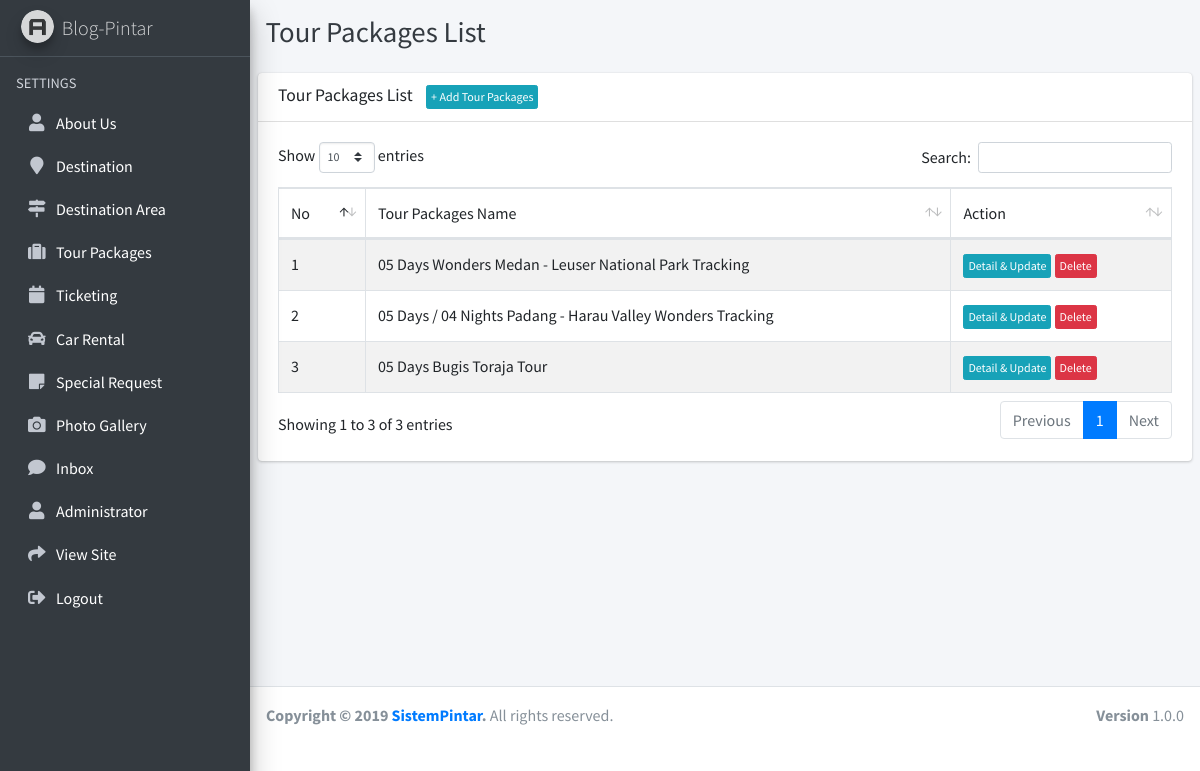
The app's page /admin/tour-packages/index.php (signed in), older data.
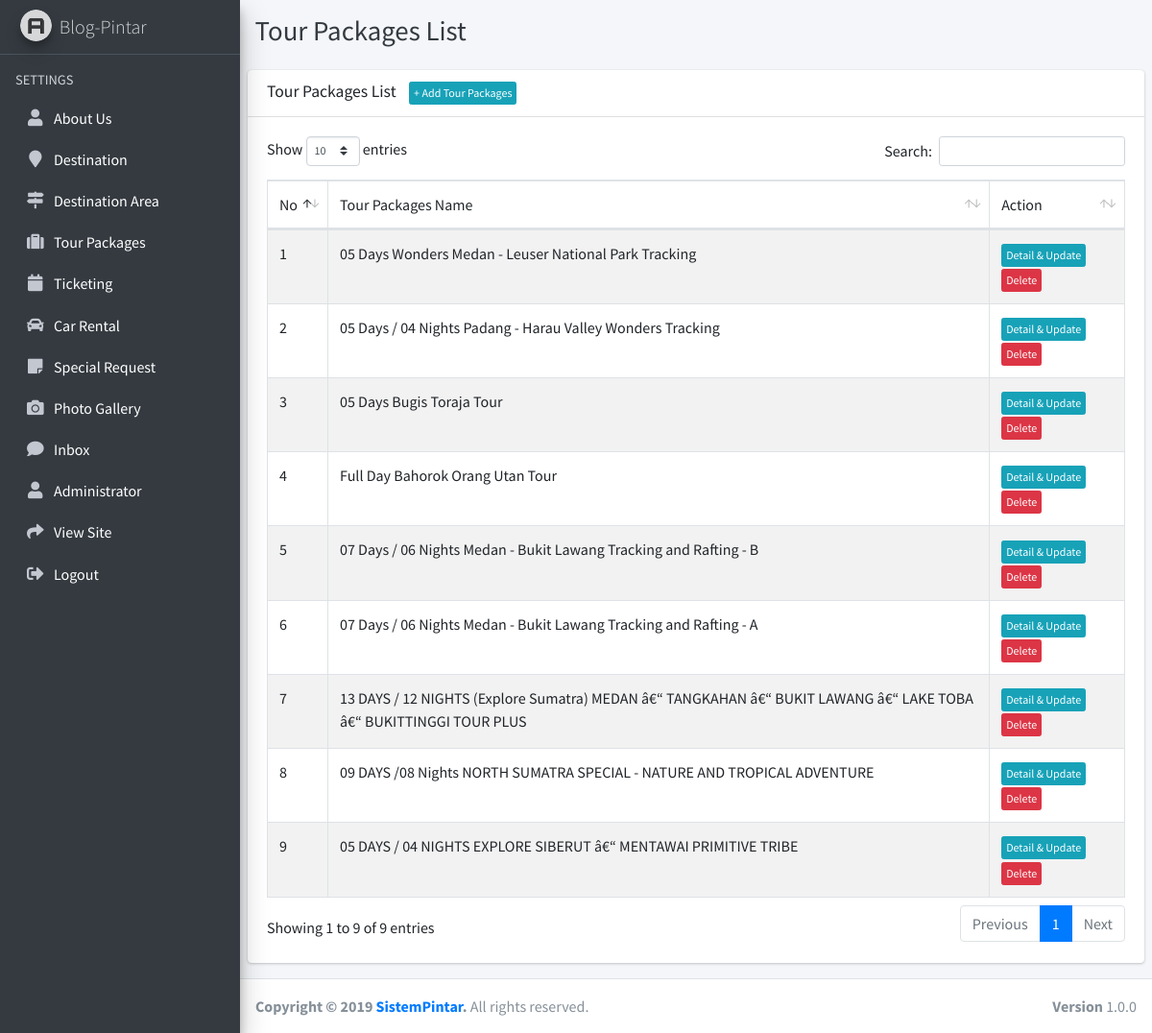
The same page, newer data.
### tables this page shows
CREATE TABLE `paket_wisata` (
  `id` int(10) NOT NULL,
  `nama` text DEFAULT NULL,
  `deskripsi` text DEFAULT NULL,
  `peta` text DEFAULT NULL,
  `timeline` text DEFAULT NULL
);

### admin/tour-packages/index.php (the view, shortened to what this page needs)
<!DOCTYPE html>
<html>
<?php include '../adm_template/head.php'; ?>
<body class="hold-transition sidebar-mini layout-fixed">
<div class="wrapper">
  <?php include '../adm_template/sidebar.php'; ?>
  <div class="content-wrapper">
    <div class="content-header">
      <div class="container-fluid">
        <div class="row mb-2">
          <div class="col-sm-6">
            <h1 class="m-0 text-dark">Tour Packages List</h1>
          </div>
        </div>
      </div>
    </div>
    <section class="content">
      <div class="row">
        <div class="col-12">
          <div class="card">
            <div class="card-header">
              <h3 class="card-title">Tour Packages List
                <span style="margin-left: 10px;"><a href="tambah" class="btn btn-info btn-xs">+ Add Tour Packages</a></span>
              </h3>
            </div>
            <div class="card-body">
              <table id="example1" class="table table-bordered table-striped">
                <thead>
                  <tr>
                    <td>No</td>
                    <td>Tour Packages Name</td>
                    <td>Action</td>
                  </tr>
                </thead>
                <tbody>
                  <?php
                  $query_mysql = mysqli_query($koneksi,"SELECT * FROM paket_wisata")or die(mysqli_error());
                  $nomor = 1;
                  while($data = mysqli_fetch_array($query_mysql)){
                    $idPaket = $data['id'];
                    $nama = $data['nama'];
                  ?>
                  <tr>
                    <td><?php echo $nomor++; ?></td>
                    <td><?php echo $nama; ?></td>
                    <td>
                      <a href='ubah?idTourPackages=<?php echo $idPaket; ?>' class="btn btn-info btn-xs">Detail & Update</a>
                      <a href='hapus?idTourPackages=<?php echo $idPaket; ?>' class="btn btn-danger btn-xs">Delete</a>
                    </td>
                  </tr>
                  <?php } ?>
                </tbody>
              </table>
            </div>
          </div>
        </div>
      </div>
    </section>
  </div>
  <?php include '../adm_template/footer.php'; ?>
</div>
</body>
</html>

### admin/adm_template/head.php (shortened to what this page needs)
<head>
  <link rel="stylesheet" href="../plugins/fontawesome-free/css/all.min.css">
  <link rel="stylesheet" href="https://code.ionicframework.com/ionicons/2.0.1/css/ionicons.min.css">
  <link rel="stylesheet" href="../plugins/tempusdominus-bootstrap-4/css/tempusdominus-bootstrap-4.min.css">
  <link rel="stylesheet" href="../plugins/icheck-bootstrap/icheck-bootstrap.min.css">
  <link rel="stylesheet" href="../plugins/jqvmap/jqvmap.min.css">
  <link rel="stylesheet" href="../dist/css/adminlte.min.css">
  <link rel="stylesheet" href="../plugins/overlayScrollbars/css/OverlayScrollbars.min.css">
  <link rel="stylesheet" href="../plugins/daterangepicker/daterangepicker.css">
  <link rel="stylesheet" href="../plugins/summernote/summernote-bs4.css">
  <link rel="stylesheet" href="../plugins/datatables-bs4/css/dataTables.bootstrap4.css">
</head>

### admin/adm_template/sidebar.php
<aside class="main-sidebar sidebar-dark-primary elevation-4">
  <a href="index" class="brand-link">
    <img src="../dist/img/AdminLTELogo.png" alt="AdminLTE Logo" class="brand-image img-circle elevation-3"
         style="opacity: .8">
    <span class="brand-text font-weight-light">Blog-Pintar</span>
  </a>
  <div class="sidebar">
    <?php include '../adm_template/sidebar_menu.php'; ?>
  </div>
</aside>

### admin/adm_template/sidebar_menu.php
<nav class="mt-2">
  <ul class="nav nav-pills nav-sidebar flex-column" data-widget="treeview" role="menu" data-accordion="false">
    <li class="nav-header">SETTINGS</li>
    <li class="nav-item">
      <a href="../tentang" class="nav-link">
        <i class="nav-icon fa fa-user"></i>
        <p style="color: white">
          About Us
        </p>
      </a>
    </li>
    <li class="nav-item">
      <a href="../destination" class="nav-link">
        <i class="nav-icon fa fa-map-marker"></i>
        <p style="color: white">
          Destination
        </p>
      </a>
    </li>
    <li class="nav-item">
      <a href="../destination-area" class="nav-link">
        <i class="nav-icon fa fa-map-signs"></i>
        <p style="color: white">
          Destination Area
        </p>
      </a>
    </li>
    <li class="nav-item">
      <a href="../tour-packages" class="nav-link">
        <i class="nav-icon fa fa-suitcase"></i>
        <p style="color: white">
          Tour Packages
        </p>
      </a>
    </li>
    <li class="nav-item">
      <a href="../ticket" class="nav-link">
        <i class="nav-icon fa fa-calendar"></i>
        <p style="color: white">
          Ticketing
        </p>
      </a>
    </li>
    <li class="nav-item">
      <a href="../rental" class="nav-link">
        <i class="nav-icon fa fa-car"></i>
        <p style="color: white">
          Car Rental
        </p>
      </a>
    </li>
    <li class="nav-item">
      <a href="../request" class="nav-link">
        <i class="nav-icon fa fa-sticky-note"></i>
        <p style="color: white">
          Special Request
        </p>
      </a>
    </li>
    <li class="nav-item">
      <a href="../galeri" class="nav-link">
        <i class="nav-icon fa fa-camera"></i>
        <p style="color: white">
          Photo Gallery
        </p>
      </a>
    </li>
    <li class="nav-item">
      <a href="../inbox" class="nav-link">
        <i class="nav-icon fa fa-comment"></i>
        <p style="color: white">
          Inbox
        </p>
      </a>
    </li>
    <li class="nav-item">
      <a href="../admin" class="nav-link">
        <i class="nav-icon fa fa-user"></i>
        <p style="color: white">
          Administrator
        </p>
      </a>
    </li>
    <li class="nav-item">
      <a href="../../index" class="nav-link" target="_blank">
        <i class="nav-icon fa fa-share"></i>
        <p style="color: white">
          View Site
        </p>
      </a>
    </li>
    <li class="nav-item">
      <a href="../logout" class="nav-link">
        <i class="nav-icon fas fa-sign-out-alt"></i>
        <p style="color: white">
          Logout
        </p>
      </a>
    </li>
  </ul>
</nav>

### admin/adm_template/footer.php
<footer class="main-footer">
  <strong>Copyright &copy; 2019 <a href="sistempintar.com">SistemPintar</a>.</strong>
  All rights reserved.
  <div class="float-right d-none d-sm-inline-block">
    <b>Version</b> 1.0.0
  </div>
</footer>

Row changes from the older to the newer data that the page shows:
added paket_wisata: nama "Full Day Bahorok Orang Utan Tour"
added paket_wisata: nama "07 Days / 06 Nights Medan - Bukit Lawang Tracking and Rafting - B"
added paket_wisata: nama "07 Days / 06 Nights Medan - Bukit Lawang Tracking and Rafting - A"
added paket_wisata: nama "13 DAYS / 12 NIGHTS (Explore Sumatra) MEDAN â€“ TANGKAHAN â€“ BUKIT LAWANG â€“ LAKE TOBA â€“ BUKITTINGGI TOUR PLUS"
added paket_wisata: nama "09 DAYS /08 Nights NORTH SUMATRA SPECIAL - NATURE AND TROPICAL ADVENTURE"
added paket_wisata: nama "05 DAYS / 04 NIGHTS EXPLORE SIBERUT â€“ MENTAWAI PRIMITIVE TRIBE"
Text that changed along with them:
text written by a page script: "Show entries Search: Showing 1 to 3 of 3 entries Previous 1 Next" → "Show entries Search: Showing 1 to 9 of 9 entries Previous 1 Next"
